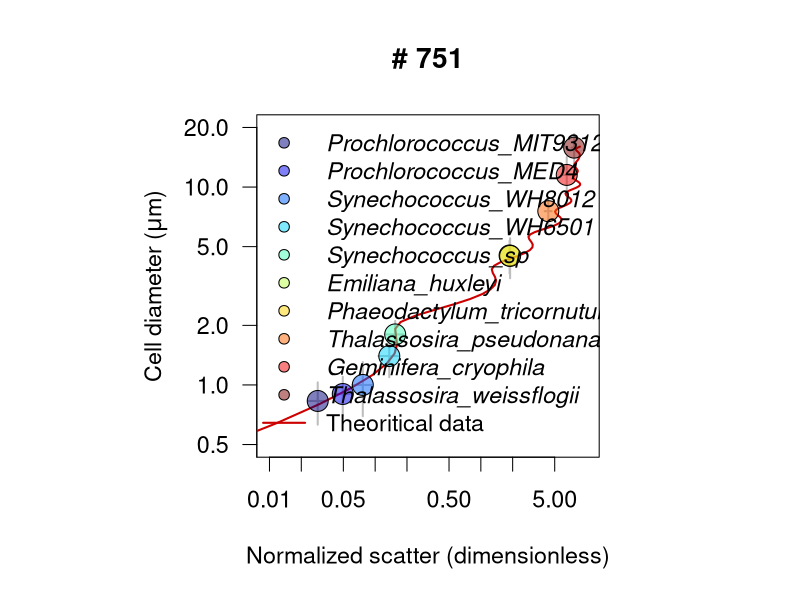

Write R code to recreate this figure.
#########################
### LINEAR REGRESSION ###
#########################
library(scales)
path.to.git.repository <- "~/Documents/DATA/Codes/fsc-size-calibration"
setwd(path.to.git.repository)
.rainbow.cols <- colorRampPalette(c("#00007F", "blue", "#007FFF", "cyan", "#7FFF7F", "yellow","#FF7F00", "red", "#7F0000"))

culture <- read.csv("scatter_calibration.csv")
culture$norm.fsc <- culture$fsc / culture$fsc.beads
culture$norm.fsc.sd <- culture$fsc.sd / culture$fsc.beads
culture$volume <- 4/3 * pi * (culture$diameter/2)^3
culture$volume.sd <- culture$volume * culture$diameter.sd/culture$diameter

culture2 <- aggregate(culture, by=list(culture$species), FUN=mean)
culture2 <- culture2[order(culture2$norm.fsc),]

mie <- read.csv("mie_calibrated.csv")
inst <- 751

png(paste0(inst,"-Size-scatter.png"),width=12, height=12, unit='in', res=100)

  par(mfrow=c(1,1), pty='s',cex=1.4)
  plot(culture2$norm.fsc, culture2$diameter, log='xy', pch=NA,ylab=substitute(paste("Cell diameter (",mu,"m)")), xlab="Normalized scatter (dimensionless)",cex=2, xaxt='n', yaxt='n', xlim=c(0.01,10), ylim=c(0.5,20), main=paste("#",inst))
  with(culture2, arrows(norm.fsc, diameter-culture2$diameter.sd, norm.fsc, diameter + culture2$diameter.sd,  code = 3, length=0, col='grey',lwd=2))
  with(culture2, arrows(norm.fsc-norm.fsc.sd, diameter, norm.fsc+norm.fsc.sd, diameter,  code = 3, length=0,col='grey',lwd=2))
  axis(1, at=c(0.01,0.02,0.05,0.1,0.2,0.5,1,2,5))
  axis(2, at=c(0.1,0.2,0.5,1,2,5,10,20),las=1)
  lines(mie[,paste0("scatter_",inst)], mie[,paste0("diam_",inst)], col='red3',lwd=2)
  points(culture2$norm.fsc, culture2$diameter, bg=alpha(.rainbow.cols(nrow(culture2)),0.5), pch=21,cex=2)
  legend("topleft",legend=c(as.vector(culture2$Group.1),"Theoritical data"), pch=c(rep(21,nrow(culture2)),NA), lwd=c(rep(NA,nrow(culture2)),2), bty='n',
            pt.bg=alpha(.rainbow.cols(nrow(culture2)),0.5), col=c(rep(1,nrow(culture2)),'red3'), text.font=c(rep(3,nrow(culture2)),1))

dev.off()
